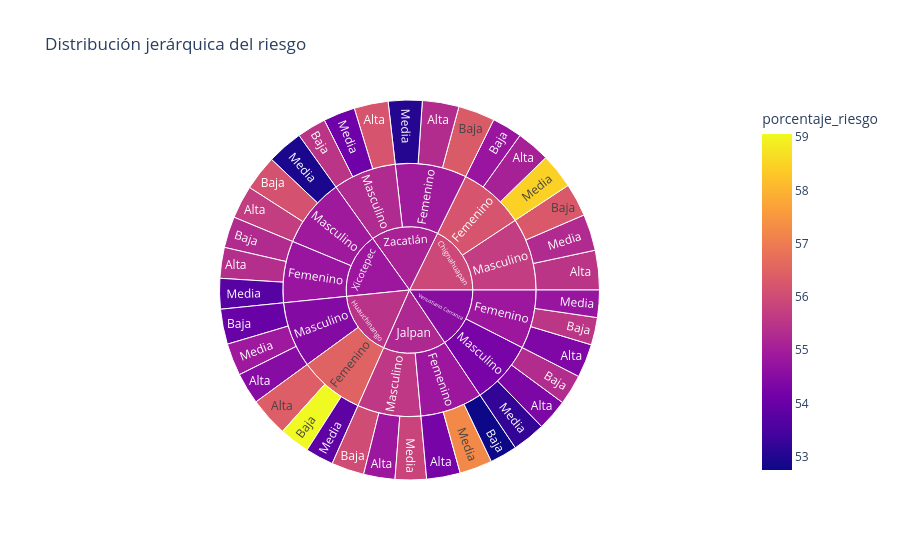

The notebook cell this image was saved under:
### Code cell
fig = px.sunburst(
    df,
    path=["municipio", "sexo", "actividad_fisica"],
    values="porcentaje_riesgo",
    color="porcentaje_riesgo",
    title="Distribución jerárquica del riesgo"
)

fig.show()

### Figure 1 — Plotly figure (JSON) as saved in the notebook; plotly's stock layout.template omitted (floating-point values rounded to 4 significant figures)
{"data": [{"branchvalues": "total", "customdata": [[55.83], [55.51], [54.78], [56.33], [59.06], [56.3], [56.2], [54.8], [54.89], [52.93], [54.0], [53.72], [55.71], [57.26], [55.32], [55.37], [55.54], [55.52], [55.32], [53.21], [54.09], [54.36], [54.23], [54.5], [52.75], [55.28], [53.04], [54.34], [55.07], [55.3], [56.41], [58.47], [56.03], [53.84], [54.85], [56.15], [55.58], [55.28], [54.86], [54.95], [56.49], [55.67], [56.2], [54.45], [54.9], [54.8], [54.86], [54.26], [55.22], [55.1], [54.55], [55.46], [55.92], [54.85]], "domain": {"x": [0, 1], "y": [0, 1]}, "hovertemplate": "labels=%{label}<br>porcentaje_riesgo_sum=%{value}<br>parent=%{parent}<br>id=%{id}<br>porcentaje_riesgo=%{color}<extra></extra>", "ids": ["Jalpan/Masculino/Media", "Zacatlán/Masculino/Baja", "Venustiano Carranza/Femenino/Media", "Zacatlán/Femenino/Baja", "Huauchinango/Femenino/Baja", "Chignahuapan/Masculino/Baja", "Zacatlán/Masculino/Alta", "Chignahuapan/Femenino/Baja", "Huauchinango/Masculino/Media", "Xicotepec/Masculino/Media", "Huauchinango/Masculino/Baja", "Xicotepec/Femenino/Media", "Xicotepec/Masculino/Alta", "Jalpan/Femenino/Media", "Venustiano Carranza/Masculino/Baja", "Xicotepec/Femenino/Alta", "Venustiano Carranza/Femenino/Baja", "Chignahuapan/Masculino/Alta", "Zacatlán/Femenino/Alta", "Venustiano Carranza/Masculino/Media", "Zacatlán/Masculino/Media", "Venustiano Carranza/Femenino/Alta", "Jalpan/Femenino/Alta", "Huauchinango/Masculino/Alta", "Jalpan/Femenino/Baja", "Chignahuapan/Masculino/Media", "Zacatlán/Femenino/Media", "Venustiano Carranza/Masculino/Alta", "Chignahuapan/Femenino/Alta", "Xicotepec/Femenino/Baja", "Huauchinango/Femenino/Alta", "Chignahuapan/Femenino/Media", "Jalpan/Masculino/Baja", "Huauchinango/Femenino/Media", "Jalpan/Masculino/Alta", "Xicotepec/Masculino/Baja", "Jalpan/Masculino", "Zacatlán/Masculino", "Venustiano Carranza/Femenino", "Zacatlán/Femenino", "Huauchinango/Femenino", "Chignahuapan/Masculino", "Chignahuapan/Femenino", "Huauchinango/Masculino", "Xicotepec/Masculino", "Xicotepec/Femenino", "Jalpan/Femenino", "Venustiano Carranza/Masculino", "Jalpan", "Zacatlán", "Venustiano Carranza", "Huauchinango", "Chignahuapan", "Xicotepec"], "labels": ["Media", "Baja", "Media", "Baja", "Baja", "Baja", "Alta", "Baja", "Media", "Media", "Baja", "Media", "Alta", "Media", "Baja", "Alta", "Baja", "Alta", "Alta", "Media", "Media", "Alta", "Alta", "Alta", "Baja", "Media", "Media", "Alta", "Alta", "Baja", "Alta", "Media", "Baja", "Media", "Alta", "Baja", "Masculino", "Masculino", "Femenino", "Femenino", "Femenino", "Masculino", "Femenino", "Masculino", "Masculino", "Femenino", "Femenino", "Masculino", "Jalpan", "Zacatlán", "Venustiano Carranza", "Huauchinango", "Chignahuapan", "Xicotepec"], "marker": {"coloraxis": "coloraxis", "colors": [55.83, 55.51, 54.78, 56.33, 59.06, 56.3, 56.2, 54.8, 54.89, 52.93, 54.0, 53.72, 55.71, 57.26, 55.32, 55.37, 55.54, 55.52, 55.32, 53.21, 54.09, 54.36, 54.23, 54.5, 52.75, 55.28, 53.04, 54.34, 55.07, 55.3, 56.41, 58.47, 56.03, 53.84, 54.85, 56.15, 55.58, 55.28, 54.86, 54.95, 56.49, 55.67, 56.2, 54.45, 54.9, 54.8, 54.86, 54.26, 55.22, 55.1, 54.55, 55.46, 55.92, 54.85]}, "name": "", "parents": ["Jalpan/Masculino", "Zacatlán/Masculino", "Venustiano Carranza/Femenino", "Zacatlán/Femenino", "Huauchinango/Femenino", "Chignahuapan/Masculino", "Zacatlán/Masculino", "Chignahuapan/Femenino", "Huauchinango/Masculino", "Xicotepec/Masculino", "Huauchinango/Masculino", "Xicotepec/Femenino", "Xicotepec/Masculino", "Jalpan/Femenino", "Venustiano Carranza/Masculino", "Xicotepec/Femenino", "Venustiano Carranza/Femenino", "Chignahuapan/Masculino", "Zacatlán/Femenino", "Venustiano Carranza/Masculino", "Zacatlán/Masculino", "Venustiano Carranza/Femenino", "Jalpan/Femenino", "Huauchinango/Masculino", "Jalpan/Femenino", "Chignahuapan/Masculino", "Zacatlán/Femenino", "Venustiano Carranza/Masculino", "Chignahuapan/Femenino", "Xicotepec/Femenino", "Huauchinango/Femenino", "Chignahuapan/Femenino", "Jalpan/Masculino", "Huauchinango/Femenino", "Jalpan/Masculino", "Xicotepec/Masculino", "Jalpan", "Zacatlán", "Venustiano Carranza", "Zacatlán", "Huauchinango", "Chignahuapan", "Chignahuapan", "Huauchinango", "Xicotepec", "Xicotepec", "Jalpan", "Venustiano Carranza", "", "", "", "", "", ""], "type": "sunburst", "values": [5364.0, 4994.0, 4685.0, 6297.0, 5210.0, 5678.0, 5839.0, 5168.0, 5542.0, 6170.0, 6024.0, 5242.0, 5662.0, 5621.0, 5194.0, 5288.0, 4711.0, 6780.0, 6272.0, 5721.0, 5455.0, 5758.0, 5769.0, 5391.0, 4672.0, 6258.0, 5812.0, 5383.0, 5763.0, 5354.0, 6714.0, 6028.0, 5612.0, 4836.0, 5379.0, 6043.0, 16350.0, 16290.0, 15150.0, 18380.0, 16760.0, 18720.0, 16960.0, 16960.0, 17880.0, 15880.0, 16060.0, 16300.0, 32420.0, 34670.0, 31450.0, 33720.0, 35680.0, 33760.0]}], "layout": {"coloraxis": {"colorbar": {"title": {"text": "porcentaje_riesgo"}}, "colorscale": [[0, "#0d0887"], [0.1111, "#46039f"], [0.2222, "#7201a8"], [0.3333, "#9c179e"], [0.4444, "#bd3786"], [0.5556, "#d8576b"], [0.6667, "#ed7953"], [0.7778, "#fb9f3a"], [0.8889, "#fdca26"], [1, "#f0f921"]]}, "legend": {"tracegroupgap": 0}, "title": {"text": "Distribución jerárquica del riesgo"}}}
